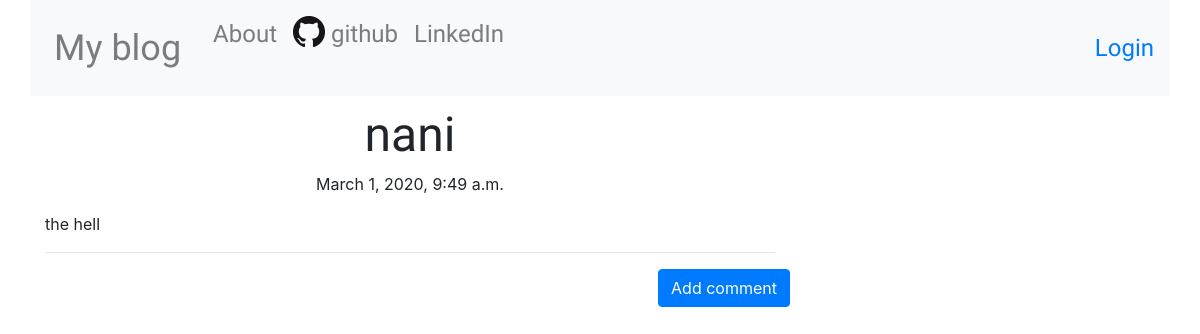
/post/4, run on an earlier commit of the app's database.
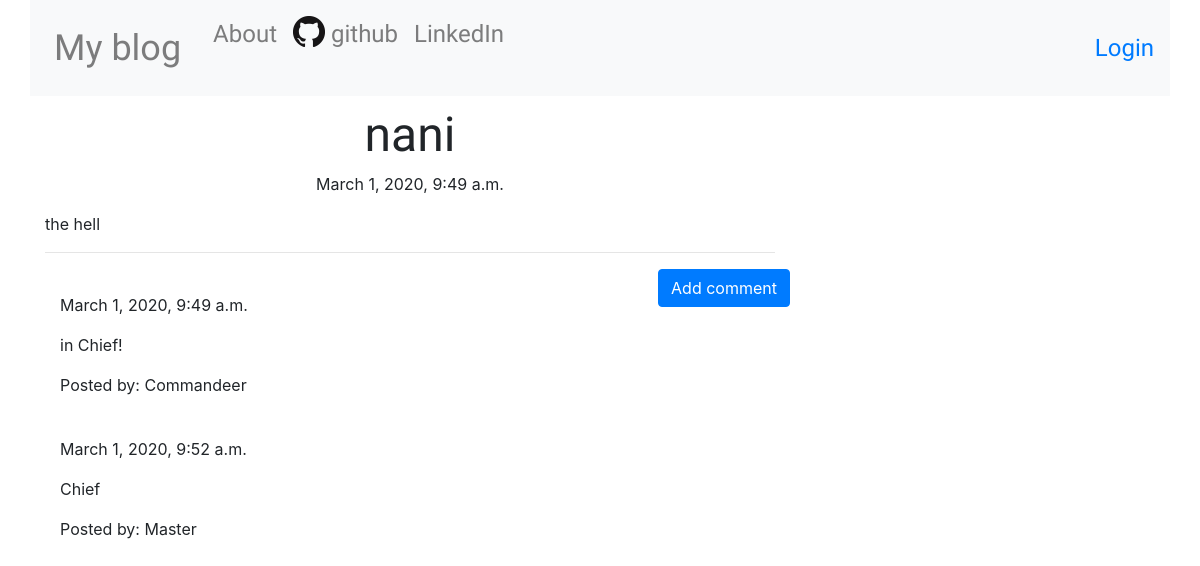
And on a later commit of the database.
### blog/models.py (models this page shows, shortened)
class Comment(models.Model):
    post = models.ForeignKey('blog.Post', on_delete=models.CASCADE, related_name='comments')
    author = models.CharField(max_length = 200)
    text = models.TextField()
    create_date = models.DateTimeField(default = timezone.now)
    approved_comment = models.BooleanField(default = False)

### blog/views.py (the view)
# urls.py: path('post/<int:pk>', views.PostDetailView.as_view(), name = 'post_detail'),
class PostDetailView(DetailView):
    model = Post

### blog/templates/blog/post_detail.html (shortened to what this page needs)
{% extends 'blog/base.html'%}
{% block body_block %}
<h1 class='posttitle loader'>{{ post.title }}</h1>
{% if post.publish_date %}
    <div class='date postdate'>
        {{ post.publish_date }}
    </div>
{% else %}
    <a class='btn btn-success' href="{% url 'post_publish' pk=post.pk %}">Publish!</a>
{% endif %}
    <p class='postcontent'> {{ post.text|safe|linebreaksbr }}</p>
<hr>
<a class='btn btn-primary btn-comment' href="{% url 'add_comment' pk=post.pk %}">Add comment</a>
<div class='container'>
    {% for comment in post.comments.all %}
        <br>
        {% if user.is_authenticated or comment.approved_comment %}
            {{ comment.create_date }}
            <p>{{ comment.text|safe|linebreaks }}</p>
            <p>Posted by: {{ comment.author }}</p>
        {% endif %}
        {% empty %}
        <p>No comments</p>
    {% endfor %}
</div>
{% endblock %}

What changed in the data, as far as the page shows it:
now on this page (row edited): Comment: create_date "March 1, 2020, 9:49 a.m.", text "in Chief!", author "Commandeer"
now on this page (row edited): Comment: create_date "March 1, 2020, 9:52 a.m.", text "Chief", author "Master"
